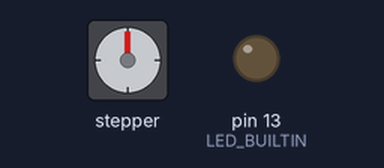
The sketch below on a simulated Arduino Uno, built with avr-gcc and run on an emulated ATmega328P. Shown: stepper motor, output pins drawn as LEDs (lit = HIGH). Wiring (inferred from the names in the program): stepper motor driver (1600 steps per turn assumed): step pin 3; direction pin 2. Pins used as bus, display or sensor lines are not drawn.

Above: at 0.05 s.
At 7.15 s:
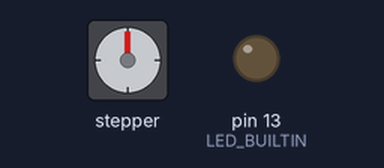
At 14.35 s:
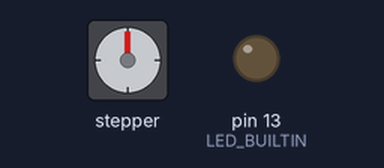
At 28.65 s:
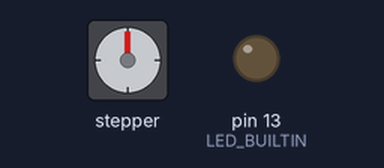
Timing chart, 0 to 38.7 s (numbered marks = the images above):
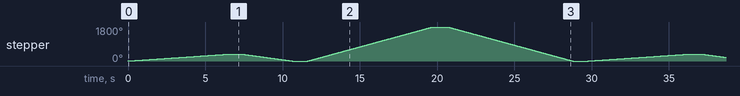

Measured:
- by itself, stepper: turns 360° clockwise in 6.4 s, then 360° counter-clockwise in 3.2 s, then 1800° clockwise in 8.1 s, then 1800° counter-clockwise in 8.1 s, repeating every 29.8 s

The sketch:

test.ino
```cpp
// Define stepper motor connections:
#define dirPin 2
#define stepPin 3

#define stepsPerRevolution 1600

void setup() {
  // put your setup code here, to run once:
  pinMode(LED_BUILTIN, OUTPUT);

  // Declare pins as output:
  pinMode(stepPin, OUTPUT);
  pinMode(dirPin, OUTPUT);
  // Set the spinning direction CW/CCW:
  //digitalWrite(dirPin, HIGH);

}

void loop() {
  // Set the spinning direction clockwise:
  digitalWrite(dirPin, HIGH);
  // Spin the stepper motor 1 revolution slowly:
  for (int i = 0; i < stepsPerRevolution; i++) {
    // These four lines result in 1 step:
    digitalWrite(stepPin, HIGH);
    delayMicroseconds(2000);
    digitalWrite(stepPin, LOW);
    delayMicroseconds(2000);

  }
  delay(1000);
  // Set the spinning direction counterclockwise:
  digitalWrite(dirPin, LOW);
  // Spin the stepper motor 1 revolution quickly:
  for (int i = 0; i < stepsPerRevolution; i++) {
    // These four lines result in 1 step:
    digitalWrite(stepPin, HIGH);
    delayMicroseconds(1000);
    digitalWrite(stepPin, LOW);
    delayMicroseconds(1000);
  }
  delay(1000);
  // Set the spinning direction clockwise:
  digitalWrite(dirPin, HIGH);
  // Spin the stepper motor 5 revolutions fast:
  for (int i = 0; i < 5 * stepsPerRevolution; i++) {
    // These four lines result in 1 step:
    digitalWrite(stepPin, HIGH);
    delayMicroseconds(500);
    digitalWrite(stepPin, LOW);
    delayMicroseconds(500);
  }
  delay(1000);
  // Set the spinning direction counterclockwise:
  digitalWrite(dirPin, LOW);
  // Spin the stepper motor 5 revolutions fast:
  for (int i = 0; i < 5 * stepsPerRevolution; i++) {
    // These four lines result in 1 step:
    digitalWrite(stepPin, HIGH);
    delayMicroseconds(500);
    digitalWrite(stepPin, LOW);
    delayMicroseconds(500);
  }
  delay(1000);
}
```
